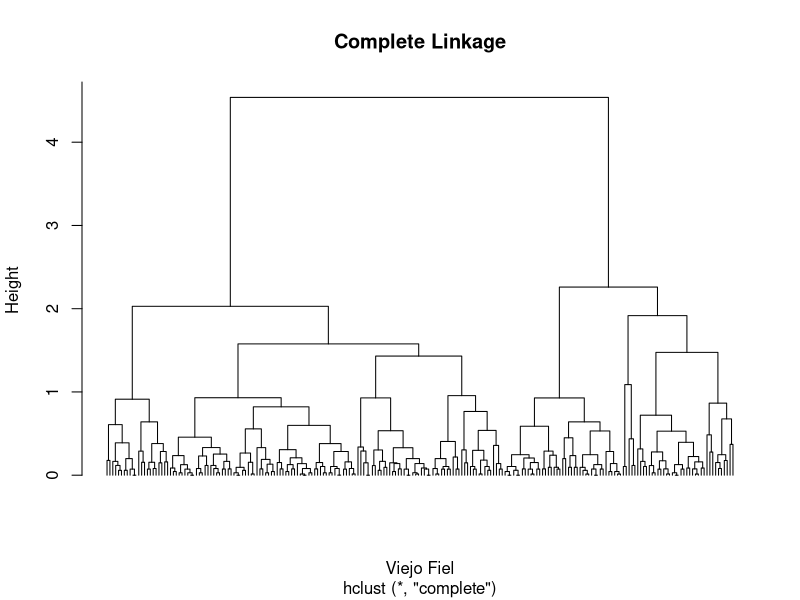
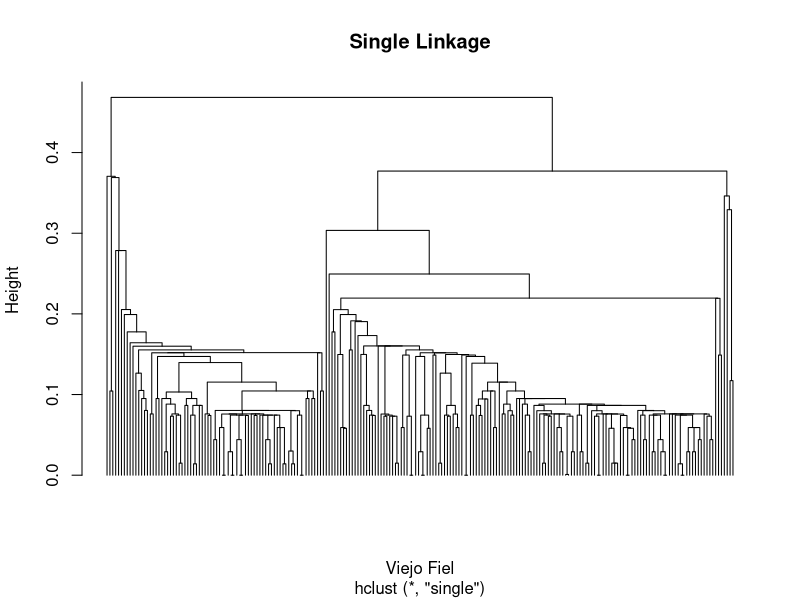

The R source for these figures, in order:
#Universidad Anahuac Mexico
#Proyecto de Investigacion: Analisis de Conglomerados
#Jerarquico

x<-faithful
per<-0.20
w<-round(dim(x)[1]*per)

s<-x
for (i in 1:w) {
  z<-dim(s)[1]
  q<-runif(1,min = 1,max =z )
  s<-s[-q,]
}
s<-scale(s)
d<-dist(s,method="euclidean") #Distancias disponibles euclidean, maximum, manhattan, canberra, binary, minkowski
hc1<-hclust(d,method = "complete")
plot(hc1, cex=0.6,hang=-1,main = "Complete Linkage",labels = FALSE, xlab="Viejo Fiel")

hc2<-hclust(d,method = "single")
plot(hc2, cex=0.6,hang=-1,main = "Single Linkage",labels = FALSE,xlab="Viejo Fiel")
